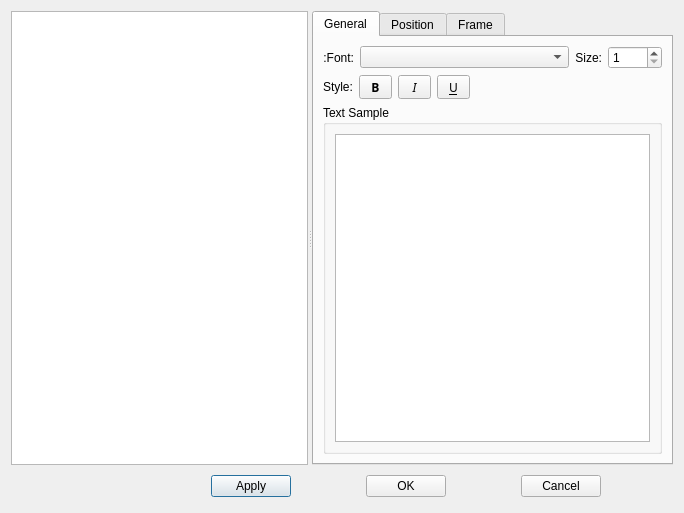
<ui version="4.0" >
 <class>TextStyleBase</class>
 <widget class="QDialog" name="TextStyleBase" >
  <property name="geometry" >
   <rect>
    <x>0</x>
    <y>0</y>
    <width>684</width>
    <height>513</height>
   </rect>
  </property>
  <property name="windowTitle" >
   <string>MuseScore: Edit Text Styles</string>
  </property>
  <layout class="QVBoxLayout" >
   <item>
    <widget class="QSplitter" name="splitter" >
     <property name="orientation" >
      <enum>Qt::Horizontal</enum>
     </property>
     <widget class="QSplitter" name="splitter_2" >
      <property name="orientation" >
       <enum>Qt::Horizontal</enum>
      </property>
      <widget class="QListWidget" name="textNames" >
       <property name="sizePolicy" >
        <sizepolicy vsizetype="Expanding" hsizetype="Expanding" >
         <horstretch>0</horstretch>
         <verstretch>0</verstretch>
        </sizepolicy>
       </property>
      </widget>
      <widget class="QTabWidget" name="tabWidget" >
       <property name="currentIndex" >
        <number>0</number>
       </property>
       <widget class="QWidget" name="tab1" >
        <attribute name="title" >
         <string>General</string>
        </attribute>
        <layout class="QVBoxLayout" >
         <property name="spacing" >
          <number>6</number>
         </property>
         <property name="leftMargin" >
          <number>9</number>
         </property>
         <property name="topMargin" >
          <number>9</number>
         </property>
         <property name="rightMargin" >
          <number>9</number>
         </property>
         <property name="bottomMargin" >
          <number>9</number>
         </property>
         <item>
          <layout class="QHBoxLayout" >
           <property name="spacing" >
            <number>6</number>
           </property>
           <property name="leftMargin" >
            <number>0</number>
           </property>
           <property name="topMargin" >
            <number>0</number>
           </property>
           <property name="rightMargin" >
            <number>0</number>
           </property>
           <property name="bottomMargin" >
            <number>0</number>
           </property>
           <item>
            <widget class="QLabel" name="label_7" >
             <property name="text" >
              <string>:Font:</string>
             </property>
             <property name="textFormat" >
              <enum>Qt::PlainText</enum>
             </property>
             <property name="alignment" >
              <set>Qt::AlignRight|Qt::AlignTrailing|Qt::AlignVCenter</set>
             </property>
            </widget>
           </item>
           <item>
            <widget class="QComboBox" name="fontName" >
             <property name="sizePolicy" >
              <sizepolicy vsizetype="Fixed" hsizetype="Expanding" >
               <horstretch>0</horstretch>
               <verstretch>0</verstretch>
              </sizepolicy>
             </property>
            </widget>
           </item>
           <item>
            <widget class="QLabel" name="label_3_2" >
             <property name="text" >
              <string>Size:</string>
             </property>
             <property name="textFormat" >
              <enum>Qt::PlainText</enum>
             </property>
             <property name="alignment" >
              <set>Qt::AlignRight|Qt::AlignTrailing|Qt::AlignVCenter</set>
             </property>
            </widget>
           </item>
           <item>
            <widget class="QSpinBox" name="fontSize" >
             <property name="minimum" >
              <number>1</number>
             </property>
             <property name="maximum" >
              <number>1000</number>
             </property>
             <property name="value" >
              <number>1</number>
             </property>
            </widget>
           </item>
          </layout>
         </item>
         <item>
          <layout class="QHBoxLayout" >
           <property name="spacing" >
            <number>6</number>
           </property>
           <property name="leftMargin" >
            <number>0</number>
           </property>
           <property name="topMargin" >
            <number>0</number>
           </property>
           <property name="rightMargin" >
            <number>0</number>
           </property>
           <property name="bottomMargin" >
            <number>0</number>
           </property>
           <item>
            <widget class="QLabel" name="label_2_2" >
             <property name="text" >
              <string>Style:</string>
             </property>
             <property name="textFormat" >
              <enum>Qt::PlainText</enum>
             </property>
            </widget>
           </item>
           <item>
            <widget class="QToolButton" name="fontBold" >
             <property name="minimumSize" >
              <size>
               <width>33</width>
               <height>0</height>
              </size>
             </property>
             <property name="font" >
              <font>
               <family>Sans Serif</family>
               <pointsize>9</pointsize>
               <weight>75</weight>
               <italic>false</italic>
               <bold>true</bold>
               <underline>false</underline>
               <strikeout>false</strikeout>
              </font>
             </property>
             <property name="text" >
              <string>B</string>
             </property>
             <property name="checkable" >
              <bool>true</bool>
             </property>
            </widget>
           </item>
           <item>
            <widget class="QToolButton" name="fontItalic" >
             <property name="sizePolicy" >
              <sizepolicy vsizetype="Fixed" hsizetype="Fixed" >
               <horstretch>0</horstretch>
               <verstretch>0</verstretch>
              </sizepolicy>
             </property>
             <property name="minimumSize" >
              <size>
               <width>33</width>
               <height>0</height>
              </size>
             </property>
             <property name="font" >
              <font>
               <family>Sans Serif</family>
               <pointsize>9</pointsize>
               <weight>50</weight>
               <italic>true</italic>
               <bold>false</bold>
               <underline>false</underline>
               <strikeout>false</strikeout>
              </font>
             </property>
             <property name="text" >
              <string>I</string>
             </property>
             <property name="checkable" >
              <bool>true</bool>
             </property>
            </widget>
           </item>
           <item>
            <widget class="QToolButton" name="fontUnderline" >
             <property name="minimumSize" >
              <size>
               <width>33</width>
               <height>0</height>
              </size>
             </property>
             <property name="font" >
              <font>
               <family>Sans Serif</family>
               <pointsize>9</pointsize>
               <weight>50</weight>
               <italic>false</italic>
               <bold>false</bold>
               <underline>true</underline>
               <strikeout>false</strikeout>
              </font>
             </property>
             <property name="text" >
              <string>U</string>
             </property>
             <property name="checkable" >
              <bool>true</bool>
             </property>
            </widget>
           </item>
           <item>
            <spacer>
             <property name="orientation" >
              <enum>Qt::Horizontal</enum>
             </property>
             <property name="sizeHint" >
              <size>
               <width>40</width>
               <height>20</height>
              </size>
             </property>
            </spacer>
           </item>
          </layout>
         </item>
         <item>
          <widget class="QGroupBox" name="groupBox_6" >
           <property name="title" >
            <string>Text Sample</string>
           </property>
           <property name="flat" >
            <bool>true</bool>
           </property>
           <layout class="QVBoxLayout" >
            <property name="spacing" >
             <number>6</number>
            </property>
            <property name="leftMargin" >
             <number>9</number>
            </property>
            <property name="topMargin" >
             <number>9</number>
            </property>
            <property name="rightMargin" >
             <number>9</number>
            </property>
            <property name="bottomMargin" >
             <number>9</number>
            </property>
            <item>
             <widget class="QTextEdit" name="fontSample" />
            </item>
           </layout>
          </widget>
         </item>
        </layout>
       </widget>
       <widget class="QWidget" name="tab2" >
        <attribute name="title" >
         <string>Position</string>
        </attribute>
        <layout class="QVBoxLayout" >
         <property name="spacing" >
          <number>6</number>
         </property>
         <property name="leftMargin" >
          <number>9</number>
         </property>
         <property name="topMargin" >
          <number>9</number>
         </property>
         <property name="rightMargin" >
          <number>9</number>
         </property>
         <property name="bottomMargin" >
          <number>9</number>
         </property>
         <item>
          <widget class="QGroupBox" name="groupBox_2_2" >
           <property name="title" >
            <string>Reference Position</string>
           </property>
           <property name="flat" >
            <bool>true</bool>
           </property>
           <layout class="QHBoxLayout" >
            <property name="spacing" >
             <number>6</number>
            </property>
            <property name="leftMargin" >
             <number>9</number>
            </property>
            <property name="topMargin" >
             <number>9</number>
            </property>
            <property name="rightMargin" >
             <number>9</number>
            </property>
            <property name="bottomMargin" >
             <number>9</number>
            </property>
            <item>
             <widget class="QComboBox" name="referencePos" >
              <item>
               <property name="text" >
                <string>Parent</string>
               </property>
              </item>
              <item>
               <property name="text" >
                <string>Measure</string>
               </property>
              </item>
              <item>
               <property name="text" >
                <string>Staff</string>
               </property>
              </item>
              <item>
               <property name="text" >
                <string>Segment</string>
               </property>
              </item>
             </widget>
            </item>
            <item>
             <spacer>
              <property name="orientation" >
               <enum>Qt::Horizontal</enum>
              </property>
              <property name="sizeHint" >
               <size>
                <width>40</width>
                <height>20</height>
               </size>
              </property>
             </spacer>
            </item>
           </layout>
          </widget>
         </item>
         <item>
          <widget class="QGroupBox" name="groupBox_3_2" >
           <property name="title" >
            <string>Alignment</string>
           </property>
           <property name="flat" >
            <bool>true</bool>
           </property>
           <layout class="QHBoxLayout" >
            <property name="spacing" >
             <number>6</number>
            </property>
            <property name="leftMargin" >
             <number>9</number>
            </property>
            <property name="topMargin" >
             <number>9</number>
            </property>
            <property name="rightMargin" >
             <number>9</number>
            </property>
            <property name="bottomMargin" >
             <number>9</number>
            </property>
            <item>
             <widget class="QGroupBox" name="halignGroup" >
              <property name="title" >
               <string>Horizontal</string>
              </property>
              <layout class="QVBoxLayout" >
               <property name="spacing" >
                <number>6</number>
               </property>
               <property name="leftMargin" >
                <number>9</number>
               </property>
               <property name="topMargin" >
                <number>9</number>
               </property>
               <property name="rightMargin" >
                <number>9</number>
               </property>
               <property name="bottomMargin" >
                <number>9</number>
               </property>
               <item>
                <widget class="QRadioButton" name="leftH" >
                 <property name="text" >
                  <string>Left</string>
                 </property>
                </widget>
               </item>
               <item>
                <widget class="QRadioButton" name="rightH" >
                 <property name="text" >
                  <string>Right</string>
                 </property>
                </widget>
               </item>
               <item>
                <widget class="QRadioButton" name="centerH" >
                 <property name="text" >
                  <string>Center</string>
                 </property>
                </widget>
               </item>
              </layout>
             </widget>
            </item>
            <item>
             <widget class="QGroupBox" name="valignGroup" >
              <property name="title" >
               <string>Vertical</string>
              </property>
              <layout class="QVBoxLayout" >
               <property name="spacing" >
                <number>6</number>
               </property>
               <property name="leftMargin" >
                <number>9</number>
               </property>
               <property name="topMargin" >
                <number>9</number>
               </property>
               <property name="rightMargin" >
                <number>9</number>
               </property>
               <property name="bottomMargin" >
                <number>9</number>
               </property>
               <item>
                <widget class="QRadioButton" name="topV" >
                 <property name="text" >
                  <string>Top</string>
                 </property>
                </widget>
               </item>
               <item>
                <widget class="QRadioButton" name="bottomV" >
                 <property name="text" >
                  <string>Bottom</string>
                 </property>
                </widget>
               </item>
               <item>
                <widget class="QRadioButton" name="centerV" >
                 <property name="text" >
                  <string>Center</string>
                 </property>
                </widget>
               </item>
               <item>
                <widget class="QRadioButton" name="radioButton" >
                 <property name="text" >
                  <string>Baseline</string>
                 </property>
                </widget>
               </item>
              </layout>
             </widget>
            </item>
           </layout>
          </widget>
         </item>
         <item>
          <widget class="QGroupBox" name="groupBox_4_2" >
           <property name="title" >
            <string>Offset</string>
           </property>
           <property name="flat" >
            <bool>true</bool>
           </property>
           <layout class="QVBoxLayout" >
            <item>
             <layout class="QGridLayout" >
              <item row="0" column="0" >
               <widget class="QLabel" name="label_8" >
                <property name="text" >
                 <string>X:</string>
                </property>
                <property name="textFormat" >
                 <enum>Qt::PlainText</enum>
                </property>
                <property name="alignment" >
                 <set>Qt::AlignRight|Qt::AlignTrailing|Qt::AlignVCenter</set>
                </property>
               </widget>
              </item>
              <item row="0" column="1" >
               <widget class="QDoubleSpinBox" name="xOffset" >
                <property name="sizePolicy" >
                 <sizepolicy vsizetype="Fixed" hsizetype="Preferred" >
                  <horstretch>0</horstretch>
                  <verstretch>0</verstretch>
                 </sizepolicy>
                </property>
                <property name="minimum" >
                 <double>-10000.000000000000000</double>
                </property>
                <property name="maximum" >
                 <double>10000.000000000000000</double>
                </property>
               </widget>
              </item>
              <item row="0" column="2" >
               <widget class="QLabel" name="label_9" >
                <property name="text" >
                 <string>Y:</string>
                </property>
                <property name="textFormat" >
                 <enum>Qt::PlainText</enum>
                </property>
                <property name="alignment" >
                 <set>Qt::AlignRight|Qt::AlignTrailing|Qt::AlignVCenter</set>
                </property>
               </widget>
              </item>
              <item row="0" column="3" >
               <widget class="QDoubleSpinBox" name="yOffset" >
                <property name="sizePolicy" >
                 <sizepolicy vsizetype="Fixed" hsizetype="Preferred" >
                  <horstretch>0</horstretch>
                  <verstretch>0</verstretch>
                 </sizepolicy>
                </property>
                <property name="minimum" >
                 <double>-10000.000000000000000</double>
                </property>
                <property name="maximum" >
                 <double>10000.000000000000000</double>
                </property>
               </widget>
              </item>
              <item row="1" column="0" >
               <widget class="QLabel" name="label_11" >
                <property name="text" >
                 <string>relX:</string>
                </property>
                <property name="alignment" >
                 <set>Qt::AlignRight|Qt::AlignTrailing|Qt::AlignVCenter</set>
                </property>
               </widget>
              </item>
              <item row="1" column="1" >
               <widget class="QDoubleSpinBox" name="rxOffset" >
                <property name="sizePolicy" >
                 <sizepolicy vsizetype="Fixed" hsizetype="Preferred" >
                  <horstretch>0</horstretch>
                  <verstretch>0</verstretch>
                 </sizepolicy>
                </property>
                <property name="suffix" >
                 <string>%</string>
                </property>
                <property name="minimum" >
                 <double>-100000.000000000000000</double>
                </property>
                <property name="maximum" >
                 <double>100000.000000000000000</double>
                </property>
               </widget>
              </item>
              <item row="1" column="2" >
               <widget class="QLabel" name="label_12" >
                <property name="text" >
                 <string>relY:</string>
                </property>
                <property name="alignment" >
                 <set>Qt::AlignRight|Qt::AlignTrailing|Qt::AlignVCenter</set>
                </property>
               </widget>
              </item>
              <item row="1" column="3" >
               <widget class="QDoubleSpinBox" name="ryOffset" >
                <property name="sizePolicy" >
                 <sizepolicy vsizetype="Fixed" hsizetype="Preferred" >
                  <horstretch>0</horstretch>
                  <verstretch>0</verstretch>
                 </sizepolicy>
                </property>
                <property name="suffix" >
                 <string>%</string>
                </property>
                <property name="minimum" >
                 <double>-100000.000000000000000</double>
                </property>
                <property name="maximum" >
                 <double>100000.000000000000000</double>
                </property>
               </widget>
              </item>
             </layout>
            </item>
            <item>
             <widget class="QGroupBox" name="offsetType" >
              <property name="title" >
               <string/>
              </property>
              <property name="flat" >
               <bool>true</bool>
              </property>
              <layout class="QHBoxLayout" >
               <property name="spacing" >
                <number>6</number>
               </property>
               <property name="leftMargin" >
                <number>9</number>
               </property>
               <property name="topMargin" >
                <number>9</number>
               </property>
               <property name="rightMargin" >
                <number>9</number>
               </property>
               <property name="bottomMargin" >
                <number>9</number>
               </property>
               <item>
                <widget class="QLabel" name="label_10" >
                 <property name="text" >
                  <string>Unit:</string>
                 </property>
                </widget>
               </item>
               <item>
                <widget class="QRadioButton" name="unitMM" >
                 <property name="text" >
                  <string>MM</string>
                 </property>
                </widget>
               </item>
               <item>
                <widget class="QRadioButton" name="unitSpace" >
                 <property name="text" >
                  <string>Space</string>
                 </property>
                </widget>
               </item>
              </layout>
             </widget>
            </item>
           </layout>
          </widget>
         </item>
        </layout>
       </widget>
       <widget class="QWidget" name="tab3" >
        <attribute name="title" >
         <string>Frame</string>
        </attribute>
        <layout class="QGridLayout" >
         <item row="0" column="0" >
          <widget class="QLabel" name="label" >
           <property name="text" >
            <string>border width</string>
           </property>
           <property name="alignment" >
            <set>Qt::AlignRight|Qt::AlignTrailing|Qt::AlignVCenter</set>
           </property>
          </widget>
         </item>
         <item row="0" column="1" colspan="2" >
          <widget class="QDoubleSpinBox" name="borderWidth" />
         </item>
         <item row="0" column="3" >
          <widget class="QLabel" name="label_5" >
           <property name="text" >
            <string>padding width</string>
           </property>
          </widget>
         </item>
         <item row="0" column="4" >
          <widget class="QDoubleSpinBox" name="paddingWidth" />
         </item>
         <item row="1" column="0" >
          <widget class="QLabel" name="label_2" >
           <property name="text" >
            <string>margin width</string>
           </property>
           <property name="alignment" >
            <set>Qt::AlignRight|Qt::AlignTrailing|Qt::AlignVCenter</set>
           </property>
          </widget>
         </item>
         <item row="1" column="1" colspan="2" >
          <widget class="QDoubleSpinBox" name="marginWidth" />
         </item>
         <item row="2" column="0" >
          <widget class="QLabel" name="label_4" >
           <property name="text" >
            <string>border color</string>
           </property>
           <property name="alignment" >
            <set>Qt::AlignRight|Qt::AlignTrailing|Qt::AlignVCenter</set>
           </property>
          </widget>
         </item>
         <item row="2" column="1" >
          <widget class="Awl::ColorLabel" name="borderColor" />
         </item>
         <item row="2" column="2" >
          <widget class="QToolButton" name="borderColorSelect" >
           <property name="text" >
            <string>CS</string>
           </property>
          </widget>
         </item>
         <item row="2" column="3" >
          <widget class="QLabel" name="label_3" >
           <property name="text" >
            <string>border style</string>
           </property>
          </widget>
         </item>
         <item row="2" column="4" >
          <widget class="QSpinBox" name="borderStyle" />
         </item>
         <item row="3" column="0" colspan="5" >
          <widget class="QGroupBox" name="framePreview" >
           <property name="sizePolicy" >
            <sizepolicy vsizetype="Expanding" hsizetype="Expanding" >
             <horstretch>0</horstretch>
             <verstretch>0</verstretch>
            </sizepolicy>
           </property>
           <property name="title" >
            <string>Preview</string>
           </property>
          </widget>
         </item>
         <item row="1" column="3" >
          <widget class="QLabel" name="label_6" >
           <property name="text" >
            <string>frame round</string>
           </property>
          </widget>
         </item>
         <item row="1" column="4" >
          <widget class="QSpinBox" name="frameRound" />
         </item>
        </layout>
       </widget>
      </widget>
     </widget>
    </widget>
   </item>
   <item>
    <layout class="QHBoxLayout" >
     <property name="spacing" >
      <number>6</number>
     </property>
     <property name="leftMargin" >
      <number>0</number>
     </property>
     <property name="topMargin" >
      <number>0</number>
     </property>
     <property name="rightMargin" >
      <number>0</number>
     </property>
     <property name="bottomMargin" >
      <number>0</number>
     </property>
     <item>
      <spacer>
       <property name="orientation" >
        <enum>Qt::Horizontal</enum>
       </property>
       <property name="sizeType" >
        <enum>QSizePolicy::Preferred</enum>
       </property>
       <property name="sizeHint" >
        <size>
         <width>131</width>
         <height>31</height>
        </size>
       </property>
      </spacer>
     </item>
     <item>
      <widget class="QPushButton" name="buttonApply" >
       <property name="sizePolicy" >
        <sizepolicy vsizetype="Fixed" hsizetype="Fixed" >
         <horstretch>0</horstretch>
         <verstretch>0</verstretch>
        </sizepolicy>
       </property>
       <property name="text" >
        <string>Apply</string>
       </property>
      </widget>
     </item>
     <item>
      <widget class="QPushButton" name="buttonOk" >
       <property name="sizePolicy" >
        <sizepolicy vsizetype="Fixed" hsizetype="Fixed" >
         <horstretch>0</horstretch>
         <verstretch>0</verstretch>
        </sizepolicy>
       </property>
       <property name="text" >
        <string>OK</string>
       </property>
      </widget>
     </item>
     <item>
      <widget class="QPushButton" name="buttonCancel" >
       <property name="sizePolicy" >
        <sizepolicy vsizetype="Fixed" hsizetype="Fixed" >
         <horstretch>0</horstretch>
         <verstretch>0</verstretch>
        </sizepolicy>
       </property>
       <property name="text" >
        <string>Cancel</string>
       </property>
      </widget>
     </item>
    </layout>
   </item>
  </layout>
 </widget>
 <customwidgets>
  <customwidget>
   <class>Awl::ColorLabel</class>
   <extends>QFrame</extends>
   <header>awl/colorlabel.h</header>
   <container>1</container>
  </customwidget>
 </customwidgets>
 <resources/>
 <connections>
  <connection>
   <sender>buttonOk</sender>
   <signal>clicked()</signal>
   <receiver>TextStyleBase</receiver>
   <slot>accept()</slot>
   <hints>
    <hint type="sourcelabel" >
     <x>562</x>
     <y>489</y>
    </hint>
    <hint type="destinationlabel" >
     <x>96</x>
     <y>254</y>
    </hint>
   </hints>
  </connection>
  <connection>
   <sender>buttonCancel</sender>
   <signal>clicked()</signal>
   <receiver>TextStyleBase</receiver>
   <slot>reject()</slot>
   <hints>
    <hint type="sourcelabel" >
     <x>653</x>
     <y>489</y>
    </hint>
    <hint type="destinationlabel" >
     <x>179</x>
     <y>282</y>
    </hint>
   </hints>
  </connection>
 </connections>
</ui>
